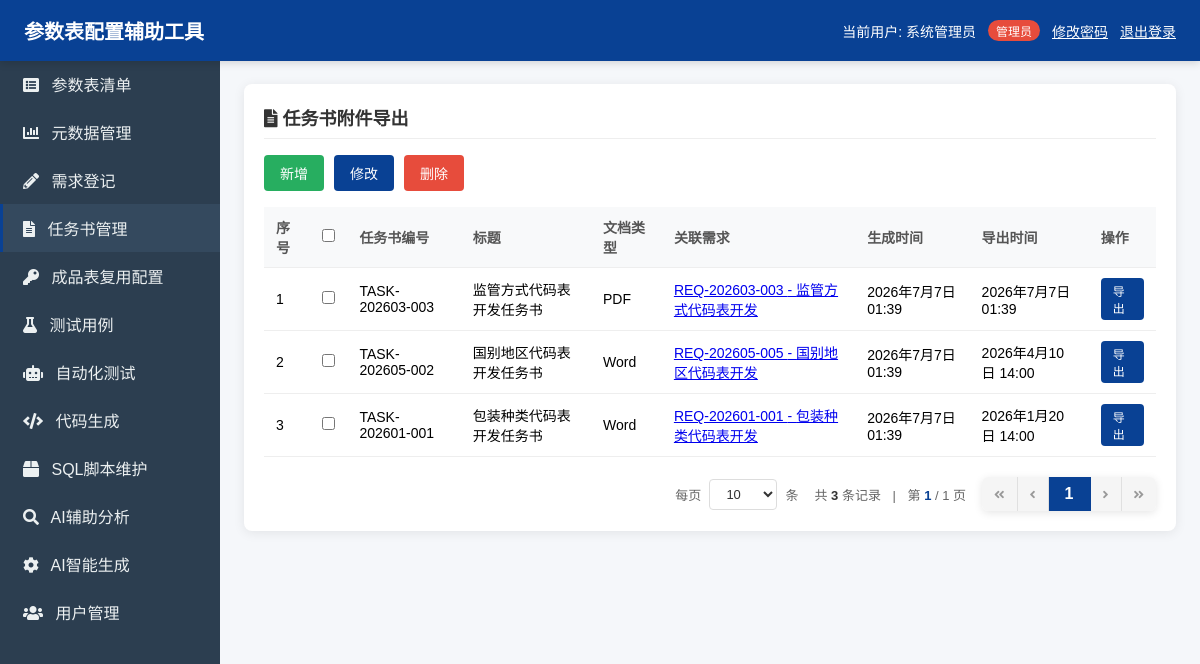
/task-documents/ (signed in), run on the app's committed database.
### parameter/models/auth.py (models this page shows, shortened)
class User(models.Model):
    username = models.CharField(max_length=100, unique=True, verbose_name='用户名')
    password = models.CharField(max_length=255, verbose_name='密码')
    real_name = models.CharField(max_length=100, verbose_name='真实姓名')
    employee_id = models.CharField(max_length=7, unique=True, null=True, blank=True, verbose_name='工号')
    email = models.EmailField(null=True, blank=True, verbose_name='邮箱')
    phone = models.CharField(max_length=20, null=True, blank=True, verbose_name='手机号')
    role = models.ForeignKey('Role', on_delete=models.CASCADE, verbose_name='角色')
    is_active = models.BooleanField(default=True, verbose_name='是否启用')
    created_at = models.DateTimeField(auto_now_add=True, verbose_name='创建时间')
    updated_at = models.DateTimeField(auto_now=True, verbose_name='更新时间')
    class Meta:
        verbose_name = '用户'
        verbose_name_plural = '用户'

class Role(models.Model):
    ROLE_CHOICES = [
        ('admin', '管理员'),
        ('business', '业务人员'),
        ('technical', '技术人员'),
        ('general', '一般人员'),
    ]
    role_code = models.CharField(max_length=50, choices=ROLE_CHOICES, unique=True, verbose_name='角色编码')
    role_name = models.CharField(max_length=100, verbose_name='角色名称')
    description = models.TextField(null=True, blank=True, verbose_name='角色描述')
    class Meta:
        verbose_name = '角色'
        verbose_name_plural = '角色'

### parameter/models/requirement.py (models this page shows, shortened)
class TaskDocument(models.Model):
    DOCUMENT_TYPE_CHOICES = [
        ('word', 'Word'),
        ('pdf', 'PDF'),
    ]
    requirement = models.ForeignKey('Requirement', on_delete=models.CASCADE, related_name='task_documents', verbose_name='关联需求')
    document_no = models.CharField(max_length=50, verbose_name='任务书编号')
    title = models.CharField(max_length=200, verbose_name='任务书标题')
    document_type = models.CharField(max_length=20, choices=DOCUMENT_TYPE_CHOICES, verbose_name='文档类型')
    content = models.TextField(verbose_name='任务书内容')
    generated_at = models.DateTimeField(auto_now_add=True, verbose_name='生成时间')
    exported_at = models.DateTimeField(null=True, blank=True, verbose_name='导出时间')
    class Meta:
        verbose_name = '任务书管理'
        verbose_name_plural = '任务书管理'

class Requirement(models.Model):
    REQUIREMENT_TYPE_CHOICES = [
        ('new', '新增'),
        ('modify', '变更'),
        ('reuse', '复用'),
    ]
    STATUS_CHOICES = [
        ('pending', '待审核'),
        ('approved', '已审核'),
        ('in_progress', '进行中'),
        ('completed', '已完成'),
        ('rejected', '已拒绝'),
    ]
    FLOW_STATUS_CHOICES = [
        ('draft', '草稿'),
        ('submitted', '已提交'),
        ('processed', '处理中'),
        ('done', '已完成'),
    ]
    requirement_no = models.CharField(max_length=50, unique=True, verbose_name='需求编号')
    title = models.CharField(max_length=200, verbose_name='需求标题')
    requirement_type = models.CharField(max_length=20, choices=REQUIREMENT_TYPE_CHOICES, verbose_name='需求类型')
    parameter_table = models.ForeignKey('parameter.ParameterTable', on_delete=models.SET_NULL, null=True, blank=True, verbose_name='关联参数表')
    business_description = models.TextField(verbose_name='业务说明')
    requester = models.CharField(max_length=100, verbose_name='申请人')
    request_date = models.DateTimeField(auto_now_add=True, verbose_name='申请日期')
    status = models.CharField(max_length=20, choices=STATUS_CHOICES, default='pending', verbose_name='状态')
    story_points = models.IntegerField(null=True, blank=True, verbose_name='故事点')
    sprint = models.CharField(max_length=50, null=True, blank=True, verbose_name='冲刺')
    project_platform_id = models.CharField(max_length=100, null=True, blank=True, verbose_name='项目管理平台ID')
    flow_status = models.CharField(max_length=20, choices=FLOW_STATUS_CHOICES, default='draft', verbose_name='流转状态')
    assignee = models.CharField(max_length=100, null=True, blank=True, verbose_name='处理人')
    flow_time = models.DateTimeField(null=True, blank=True, verbose_name='流转时间')
    flow_comment = models.TextField(null=True, blank=True, verbose_name='流转备注')
    class Meta:
        verbose_name = '业务需求登记'
        verbose_name_plural = '业务需求登记'

### parameter/views/task_document.py (the view)
# urls.py: path('task-documents/', TaskDocumentListView.as_view(), name='task_document_list'),
@method_decorator(login_required, name='dispatch')
class TaskDocumentListView(View):
    def get(self, request):
        logger.info(f"[TaskDocumentListView] 开始查询任务书列表，请求路径: {request.path}")
        try:
            docs = TaskDocument.objects.all().order_by('-generated_at')
            logger.info(f"[TaskDocumentListView] 任务书查询完成，记录数: {docs.count()}")
            req_no_filter = request.GET.get('req_no', '')
            type_filter = request.GET.get('type', '')
            logger.info(f"[TaskDocumentListView] 查询条件 - req_no: '{req_no_filter}', type: '{type_filter}'")
            if req_no_filter:
                docs = docs.filter(requirement__requirement_no__icontains=req_no_filter)
                logger.info(f"[TaskDocumentListView] 按需求编号过滤后记录数: {docs.count()}")
            if type_filter:
                docs = docs.filter(document_type=type_filter)
                logger.info(f"[TaskDocumentListView] 按文档类型过滤后记录数: {docs.count()}")
            is_editable = request.user.role.role_code in ['admin', 'technical']
            pagination, docs = paginate_queryset(request, docs)
            context = {
                'docs': docs,
                'req_no_filter': req_no_filter,
                'type_filter': type_filter,
                'types': TaskDocument.DOCUMENT_TYPE_CHOICES,
                'is_editable': is_editable,
                'pagination': pagination,
            }
            logger.info(f"[TaskDocumentListView] 任务书列表查询成功，即将渲染模板")
            return render(request, 'parameter/task_document_list.html', context)
        except Exception as e:
            logger.error(f"[TaskDocumentListView] 任务书列表查询失败: {str(e)}", exc_info=True)
            raise

### parameter/auth_views.py (called while the page is built)
def login_required(view_func):
    def wrapper(request, *args, **kwargs):
        user_id = request.session.get('user_id')
        if not user_id:
            logger.warning(f"[login_required] 用户未登录，重定向到登录页，请求路径: {request.path}")
            return redirect('login')
        try:
            user = User.objects.get(id=user_id)
            if not user.is_active:
                del request.session['user_id']
                logger.warning(f"[login_required] 用户已禁用，重定向到登录页")
                return redirect('login')
            request.user = user
            return view_func(request, *args, **kwargs)
        except User.DoesNotExist:
            del request.session['user_id']
            logger.warning(f"[login_required] 用户不存在，重定向到登录页")
            return redirect('login')
    return wrapper

### parameter/utils/pagination.py (called while the page is built, shortened)
def paginate_queryset(request, queryset, page_size=10):
    page_number = request.GET.get('page', 1)
    request_page_size = request.GET.get('page_size')
    if request_page_size and request_page_size.isdigit():
        page_size = int(request_page_size)
    helper = PaginationHelper(queryset, page_number, page_size)
    query_params = {}
    for key, value in request.GET.items():
        if key != 'page':
            query_params[key] = value
    helper.set_query_params(query_params)
    pagination_data = helper.to_dict()
    pagination_data['page_size'] = page_size
    pagination_data['page_size_options'] = [10, 20, 50, 100]
    return pagination_data, helper.items

    @property
    def has_previous(self):
        return self.page.has_previous()

    @property
    def has_next(self):
        return self.page.has_next()

    @property
    def current_page(self):
        return self.page.number

    @property
    def total_pages(self):
        return self.paginator.num_pages

    @property
    def total_items(self):
        return self.paginator.count

    @property
    def previous_page_number(self):
        if self.has_previous:
            return self.page.previous_page_number()
        return None

    @property
    def next_page_number(self):
        if self.has_next:
            return self.page.next_page_number()
        return None

    @property
    def page_range(self):
        total = self.total_pages
        current = self.current_page
        max_display = 10
        if total <= max_display:
            return range(1, total + 1)

    def set_query_params(self, params):
        self._query_params = params

    @property
    def items(self):
        return self.page.object_list

### parameter/templates/parameter/task_document_list.html (shortened to what this page needs)
{% extends 'parameter/base.html' %}
{% block content %}
    <div class="card">
        <div class="card-title"><i class="fas fa-file-alt"></i> 任务书附件导出</div>
        <div style="margin-bottom: 16px; display: flex; align-items: center; gap: 10px;">
            {% if is_editable %}
            <a href="/task-documents/create/" class="btn btn-success">新增</a>
            <button class="btn btn-primary" onclick="editSelected()">修改</button>
            <button class="btn btn-danger" onclick="deleteSelected()">删除</button>
            {% endif %}
        </div>
        <table class="table">
            <thead>
                <tr>
                    <th>序号</th>
                    <th><input type="checkbox" id="select-all" onchange="toggleSelectAll()"></th>
                    <th>任务书编号</th>
                    <th>标题</th>
                    <th>文档类型</th>
                    <th>关联需求</th>
                    <th>生成时间</th>
                    <th>导出时间</th>
                    <th>操作</th>
                </tr>
            </thead>
            <tbody>
                {% for doc in docs %}
                <tr>
                    <td>{{ forloop.counter }}</td>
                    <td><input type="checkbox" class="row-select" value="{{ doc.id }}"></td>
                    <td>{{ doc.document_no }}</td>
                    <td>{{ doc.title }}</td>
                    <td>{{ doc.get_document_type_display }}</td>
                    <td><a href="/requirements/{{ doc.requirement_id }}/">{{ doc.requirement.requirement_no }} - {{ doc.requirement.title }}</a></td>
                    <td>{{ doc.generated_at }}</td>
                    <td>{{ doc.exported_at|default:'-' }}</td>
                    <td>
                        <a href="/task-documents/export/{{ doc.id }}/" class="btn btn-primary btn-sm">导出</a>
                    </td>
                </tr>
                {% empty %}
                <tr><td colspan="9" style="text-align: center;">暂无任务书</td></tr>
                {% endfor %}
            </tbody>
        </table>
        {% include 'parameter/pagination.html' %}
    </div>
{% endblock %}

### parameter/templates/parameter/base.html (shortened to what this page needs)
<!DOCTYPE html>
<html lang="zh-CN">
<head>
    <link rel="stylesheet" href="/static/resources/fontawesome/css/all.min.css">
</head>
<body>
    <div class="header">
        <h1><a href="/" style="color: white; text-decoration: none;">参数表配置辅助工具</a></h1>
        <div class="user-info">
            <span>当前用户: {{ request.user.real_name|default:request.user.username }}</span>
            <span class="badge badge-{{ request.user.role.role_code|default:'general' }}">{{ request.user.role.role_name|default:'-' }}</span>
            <a href="/change-password/" style="color: #fff; text-decoration: underline;">修改密码</a>
            <a href="/logout/" style="color: #fff; text-decoration: underline;">退出登录</a>
        </div>
    </div>
    <div class="sidebar">
        <a href="/tables/" class="nav-item {% if 'tables' in request.path %}active{% endif %}"><i class="fas fa-list-alt"></i> 参数表清单</a>
        <a href="/metadata/" class="nav-item {% if 'metadata' in request.path %}active{% endif %}"><i class="fas fa-chart-bar"></i> 元数据管理</a>
        <a href="/requirements/" class="nav-item {% if 'requirements' in request.path %}active{% endif %}"><i class="fas fa-pencil-alt"></i> 需求登记</a>
        <a href="/task-documents/" class="nav-item {% if 'task-documents' in request.path %}active{% endif %}"><i class="fas fa-file-alt"></i> 任务书管理</a>
        <a href="/product-table/" class="nav-item {% if 'product-table' in request.path %}active{% endif %}"><i class="fas fa-key"></i> 成品表复用配置</a>
        <a href="/test-cases/" class="nav-item {% if 'test-cases' in request.path %}active{% endif %}"><i class="fas fa-flask"></i> 测试用例</a>
        <a href="/automation-test/" class="nav-item {% if 'automation-test' in request.path %}active{% endif %}"><i class="fas fa-robot"></i> 自动化测试</a>
        <a href="/generator/" class="nav-item {% if 'generator' in request.path %}active{% endif %}"><i class="fas fa-code"></i> 代码生成</a>
        <a href="/sql-manager/" class="nav-item {% if 'sql-manager' in request.path %}active{% endif %}"><i class="fas fa-box"></i> SQL脚本维护</a>
        <a href="/ai-analysis/" class="nav-item {% if 'ai-analysis' in request.path %}active{% endif %}"><i class="fas fa-search"></i> AI辅助分析</a>
        <a href="/ai-generation/" class="nav-item {% if 'ai-generation' in request.path %}active{% endif %}"><i class="fas fa-cog"></i> AI智能生成</a>
        {% if request.user.role.role_code == 'admin' %}
        <a href="/users/" class="nav-item {% if 'users' in request.path %}active{% endif %}"><i class="fas fa-users"></i> 用户管理</a>
        {% endif %}
    </div>
    <div class="main-content">
        {% block content %}{% endblock %}
    </div>
</body>
</html>

### parameter/templates/parameter/base.html (style rules this page uses)
* { margin: 0; padding: 0; box-sizing: border-box; }
body { font-family: 'Microsoft YaHei', Arial, sans-serif; background-color: #f5f7fa; padding-top: 60px; }
.header { position: fixed; top: 0; left: 0; right: 0; background: #094194; color: white; padding: 16px 24px; box-shadow: 0 2px 8px rgba(0,0,0,0.15); display: flex; justify-content: space-between; align-items: center; z-index: 1000; }
.header h1 { font-size: 20px; font-weight: 600; margin: 0; }
.header .user-info { font-size: 14px; display: flex; align-items: center; gap: 12px; }
.sidebar { position: fixed; top: 60px; left: 0; width: 220px; background: #2c3e50; height: calc(100vh - 60px); overflow-y: auto; z-index: 900; }
.sidebar .nav-item { display: block; color: #ecf0f1; padding: 12px 20px; text-decoration: none; border-left: 3px solid transparent; }
.sidebar .nav-item:hover, .sidebar .nav-item.active { background: #34495e; border-left-color: #094194; }
.sidebar .nav-item i { margin-right: 8px; }
.main-content { margin-left: 220px; padding: 24px; }
.card { background: white; border-radius: 8px; box-shadow: 0 2px 12px rgba(0,0,0,0.08); padding: 20px; margin-bottom: 20px; }
.card-title { font-size: 18px; font-weight: 600; color: #333; margin-bottom: 16px; padding-bottom: 8px; border-bottom: 1px solid #eee; }
.btn { display: inline-block; padding: 8px 16px; border-radius: 4px; text-decoration: none; font-size: 14px; cursor: pointer; border: none; }
.btn-primary { background: #094194; color: white; }
.btn-success { background: #27ae60; color: white; }
.btn-danger { background: #e74c3c; color: white; }
.btn-sm { padding: 4px 12px; font-size: 12px; }
.table { width: 100%; border-collapse: collapse; margin-top: 12px; }
.table th, .table td { padding: 10px 12px; text-align: left; border-bottom: 1px solid #eee; font-size: 14px; }
.table th { background: #f8f9fa; font-weight: 600; color: #555; }
.badge { display: inline-block; padding: 2px 8px; border-radius: 12px; font-size: 12px; font-weight: 500; }
.badge-admin { background: #e74c3c; color: white; }

### data on the page
User: user.real_name "系统管理员", user.role.role_name "管理员"
TaskDocument: document_no "TASK-202603-003", title "监管方式代码表开发任务书", document_type "PDF", requirement.requirement_no "REQ-202603-003", requirement "监管方式代码表开发", generated_at "2026年7月7日 01:39", exported_at "2026年7月7日 01:39"
TaskDocument: document_no "TASK-202605-002", title "国别地区代码表开发任务书", document_type "Word", requirement.requirement_no "REQ-202605-005", requirement "国别地区代码表开发", generated_at "2026年7月7日 01:39", exported_at "2026年4月10日 14:00"
TaskDocument: document_no "TASK-202601-001", title "包装种类代码表开发任务书", document_type "Word", requirement.requirement_no "REQ-202601-001", requirement "包装种类代码表开发", generated_at "2026年7月7日 01:39", exported_at "2026年1月20日 14:00"

### other printed values
{{ pagination.total_items }} "3"
{{ pagination.current_page }} "1"
{{ pagination.total_pages }} "1"
{{ i }} "1"
form field value "10"
